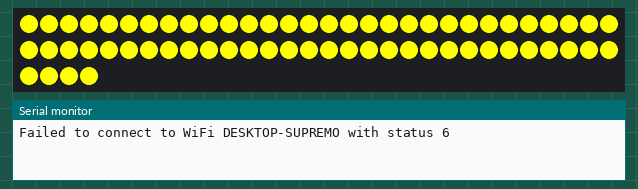
Recording of a sketch running on a simulated ESP32. Parts: 64 RGB LEDs in strip order, left to right, continuing on the next row, the last lines printed to the serial monitor. Dim RGB values are drawn brighter than linear; WiFi joins after 1.5 s; servers stay silent unless stated; network time is answered at once with the bench clock; the local clock reads 2024-03-15 10:24:30 at power-on unless the sketch sets it.

Above: at 0.1 s.
At 6.1 s:
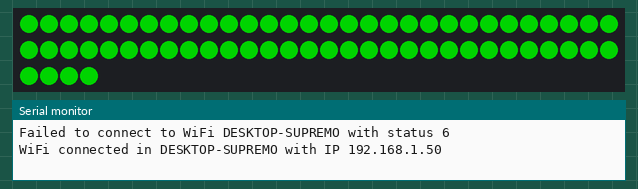
At 14.3 s:
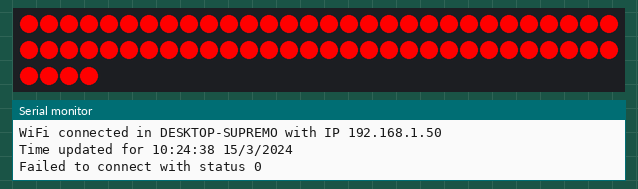
At 15.3 s:
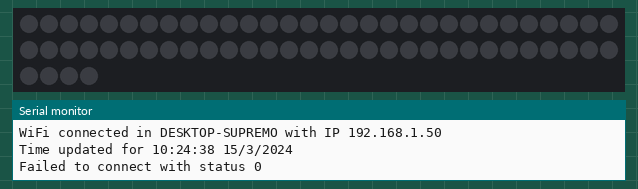

Measured:
- what the display in image 1 shows lasts 1.0 s, from 6.0 s to 7.0 s

The sketch:

transit-room.ino
```cpp
#include <FastLED.h>
#include <WiFi.h>
#include <NTPClient.h>
#include <WiFiUdp.h>
#include <ArduinoJson.h>
#include <HTTPClient.h>
#include <TimeLib.h>

#define BAUD 115200
#define DATA_PIN 5
#define FIRST_ROW 0
#define LAST_ROW 8
#define FIRST_LED_IN_A_ROW 0
#define LAST_LED_IN_A_ROW 8
#define TOTAL_OF_LEDS LAST_ROW * LAST_LED_IN_A_ROW
#define ONE_SECOND 1000
#define FIVE_SECONDS 5000
#define TEN_SECONDS 10000
#define ONE_MINUTE 60000
#define LED_BRIGHTNESS 255
#define GREEN "L"
#define YELLOW "A"
#define RED "B"
#define CLASS_1 "a"
#define CLASS_2 "b"
#define UNDEFINED "UNDEFINED"
#define WIFI_CONNECTION_ATTEMPTS 5
#define HTTP_STATUS_OK 200

#define WIFI_SSID "DESKTOP-SUPREMO"
#define WIFI_PASSWORD "12345678"

CRGB leds[TOTAL_OF_LEDS];
const char* NTP_SERVER = "pool.ntp.org";
int currentRow = FIRST_ROW;
int currentWeekday = 0;
int httpCode = 0;
String status = UNDEFINED;
String classOfTheDay = UNDEFINED;
WiFiUDP ntpUDP;
NTPClient timeClient(ntpUDP, NTP_SERVER);

void setup() {
    Serial.begin(BAUD);
    setupLeds();
    connectWifi();
    getCurrentDateTime();

    classOfTheDay = setClassOfTheDay();
}

void loop() {
    if (classOfTheDay == UNDEFINED) {
        logClassOfTheDayUndefined();
    } else {
        getLightStatus();
        setLightStatus();
    }

    if (WiFi.status() != WL_CONNECTED) {
        connectWifi();
    }
}

void connectWifi() {
    WiFi.begin(WIFI_SSID, WIFI_PASSWORD);
    int attempts = 0;

    while (WiFi.status() != WL_CONNECTED) {
        logWifiAttemptError();
        attempts++;

        if (attempts >= WIFI_CONNECTION_ATTEMPTS) {
            logWiFiConnectionError();
            attempts = 0;
        }
    }

    logWiFiSuccess();
}

void getCurrentDateTime() {
    timeClient.begin();

    while (!timeClient.update()) {
        logNTPSyncError();
        timeClient.forceUpdate();
        timeClient.forceUpdate();
    }

    logNTPSyncSuccess();
}

void setupLeds() {
    FastLED.addLeds<NEOPIXEL, DATA_PIN>(leds, TOTAL_OF_LEDS);
    FastLED.setBrightness(LED_BRIGHTNESS);
}

void setLightStatus() {
    logSetLightStatus();

    CRGB color;
    if (status == YELLOW) {
        color = CRGB::Yellow;
    } else if (status == RED) {
        color = CRGB::Red;
    } else if (status == GREEN) {
        color = CRGB::Green;
    }

    if (currentRow < LAST_ROW) {
        turnON(currentRow, color);
        turnOFF(currentRow, color);
        currentRow++;
    } else {
        currentRow = FIRST_ROW;
    }
}

void turnON(int row, CRGB color) {
    for (int currentLed = FIRST_LED_IN_A_ROW; currentLed < LAST_LED_IN_A_ROW; currentLed++) {
        leds[row * LAST_LED_IN_A_ROW + currentLed] = color;
    }
    FastLED.show();
    delay(ONE_MINUTE);
}

void turnOFF(int row, CRGB color){
    for (int currentLed = FIRST_LED_IN_A_ROW; currentLed < LAST_LED_IN_A_ROW; currentLed++) {
        leds[currentRow * LAST_LED_IN_A_ROW + currentLed] = CRGB::Black;
    }
}

String setClassOfTheDay() {
    time_t today = timeClient.getEpochTime();
    currentWeekday = weekday(today);

    if (currentWeekday == 3 || currentWeekday == 5) {
      return CLASS_1;
    } else if (currentWeekday == 4 || currentWeekday == 6) {
        return CLASS_2;
    } else {
      return UNDEFINED;
    }

    logDayOfWeek();
    logSetClassOfTheDay();
}

void getLightStatus() {
    HTTPClient http;
    String url = "https://niloweb.com.br/transit-room/api/point_consulta_reg_" + classOfTheDay + ".php";

    http.begin(url);
    http.setTimeout(FIVE_SECONDS);

    int httpCode = http.GET();

    if (httpCode == HTTP_STATUS_OK) {
        String payload = http.getString();
        StaticJsonDocument<HTTP_STATUS_OK> doc;
        DeserializationError error = deserializeJson(doc, payload);

        const char* res = doc[0]["res"];
        status = String(res);

    } else {
        logErroToGetStatus();
    }

    http.end();
}

void showAlert(CRGB color, int numberOfBlinks) {
    for (int blink = 0; blink < numberOfBlinks; blink++) {
        fill_solid(leds, TOTAL_OF_LEDS, color);
        FastLED.show();
        delay(ONE_SECOND);
        fill_solid(leds, TOTAL_OF_LEDS, CRGB::Black);
        FastLED.show();
        delay(ONE_SECOND);
    }
}

void logWiFiSuccess() {
    Serial.println();
    Serial.print("WiFi connected in ");
    Serial.print(WIFI_SSID);
    Serial.print(" with IP ");
    Serial.println(WiFi.localIP());
    showAlert(CRGB::Green, 3);
}

void logWifiAttemptError() {
    Serial.print("Failed to connect to WiFi ");
    Serial.print(WIFI_SSID);
    Serial.print(" with status ");
    Serial.println(WiFi.status());
    showAlert(CRGB::Yellow, 1);
}

void logNTPSyncSuccess() {
    time_t utcTime = timeClient.getEpochTime();
    Serial.print("Time updated for ");
    Serial.print(timeClient.getFormattedTime());
    Serial.print(" ");
    Serial.print(day(utcTime));
    Serial.print("/");
    Serial.print(month(utcTime));
    Serial.print("/");
    Serial.print(year(utcTime));
    Serial.println();
    showAlert(CRGB::Green, 3);
}

void logClassOfTheDayUndefined(){
    Serial.println("Class of the day UNDEFINED");
    showAlert(CRGB::White, 60);
}

void logWiFiConnectionError() {
    showAlert(CRGB::Red, 1);
    delay(TEN_SECONDS);
}

void logNTPSyncError() {
    Serial.print("Try setting time in ");
    Serial.println(NTP_SERVER);
    showAlert(CRGB::Yellow, 3);
    delay(FIVE_SECONDS);
}

void logSetLightStatus(){
    Serial.print("Set light status: ");
    Serial.println(status);
}

void logDayOfWeek(){
    Serial.print("The day of the week is ");
    Serial.println(currentWeekday);
    showAlert(CRGB::White, currentWeekday);
}

void logClassOfTheDay(){
    Serial.print("The class of the day is ");
    Serial.print(classOfTheDay);
}

void logErroToGetStatus(){
  Serial.print("Failed to connect with status ");
  Serial.println(httpCode);
  showAlert(CRGB::Red, 5);
}

void logSetClassOfTheDay(){
  Serial.print("The class of day is ");
  Serial.println(classOfTheDay);

  if (classOfTheDay = CLASS_1) {
    showAlert(CRGB::Cyan, 1);
  } else {
    showAlert(CRGB::Cyan, 2);
  }
}
```
